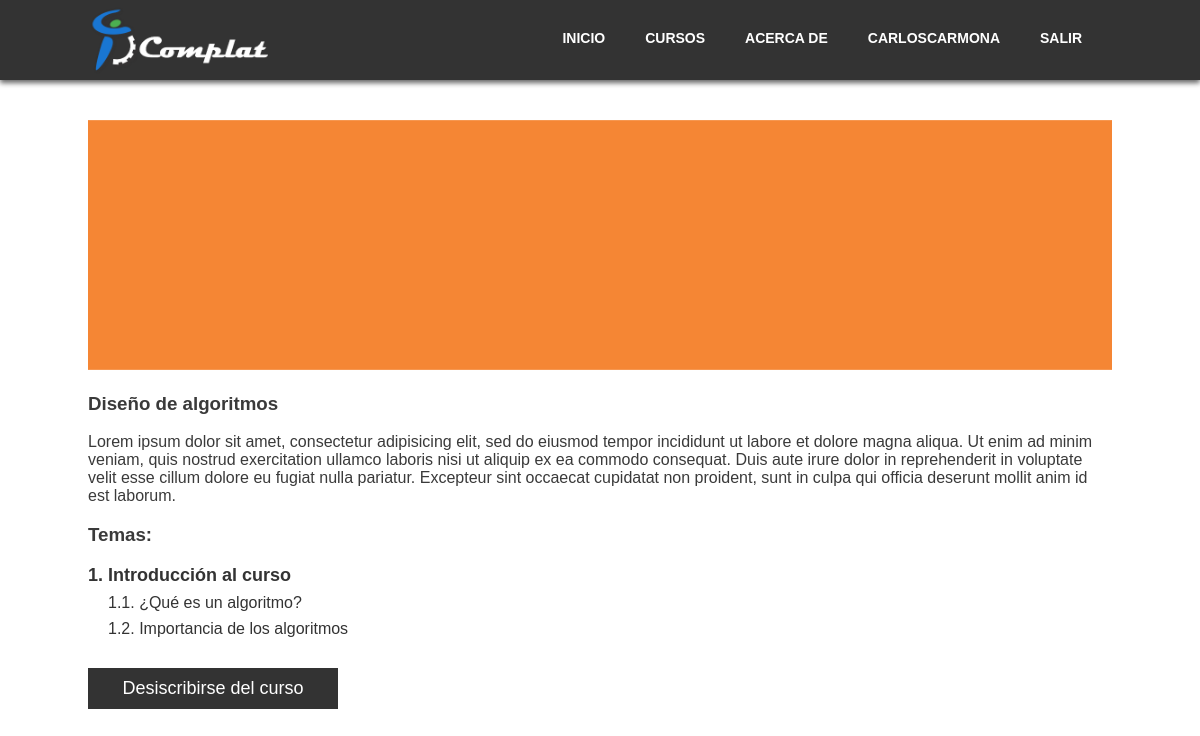
Screenshot of /?view=algorithms (signed in) with the database file from the repository.
### tables this page shows
CREATE TABLE `user` (
  `id_user` bigint(255) NOT NULL PRIMARY KEY AUTO_INCREMENT,
  `user` varchar(25)  NOT NULL,
  `pass` varchar(200)  NOT NULL,
  `email` varchar(255)  NOT NULL,
  `permiso` int(1) NOT NULL DEFAULT '0',
  `activo` int(1) NOT NULL DEFAULT '0',
  `keyreg` varchar(120)  NOT NULL DEFAULT '',
  `keypass` varchar(50)  NOT NULL DEFAULT '',
  `new_pass` varchar(50) NOT NULL DEFAULT ''
);

CREATE TABLE `course` (
  `id_course` int(11) PRIMARY KEY AUTO_INCREMENT,
  `course_name` varchar(80)  DEFAULT NULL,
  `description` varchar(250)  DEFAULT NULL,
  `description_detailed` varchar(500)  NOT NULL,
  `type` varchar(50) NOT NULL,
  `course_path` varchar(100)  NOT NULL,
  `image_path` varchar(200)  DEFAULT NULL,
  `image_main_path` varchar(100) NOT NULL,
  `video_intro_path` varchar(500) DEFAULT NULL
);

CREATE TABLE `course_index` (
  `id_course_index` int(11) NOT NULL PRIMARY KEY AUTO_INCREMENT,
  `id_course` int(11) NOT NULL,
  `title` varchar(250) DEFAULT NULL,
  `subitem` tinyint(4) NOT NULL DEFAULT '1',
  `link_title` varchar(200) DEFAULT NULL,
  `link_video` varchar(250) DEFAULT NULL,
  `topic_number` int(11) DEFAULT NULL,
   FOREIGN KEY (id_course) REFERENCES course (id_course)
);

### core/controllers/algorithmsController.php (called while the page is built)
<?php
  include('html/courses/algorithms/index_course_algorithms.php');
?>

### core/bin/functions/Users.php (called while the page is built, shortened)
<?php
  function Users(){
    $db = new Conexion();
    $sql = $db->query("SELECT * FROM user;");
    if($db->rows($sql) > 0){
      while($d = $db->recorrer($sql)){
        $users[$d['id_user']] = array(
          'id_user' => $d['id_user'],
          'user' => $d['user'],
          'pass' => $d['pass'],
          'permiso' => $d['permiso'],
          'activo' => $d['activo']
        );
      }
    } else{
      $users = false;
    }
    return $users;
  }
?>

### core/core.php (called while the page is built, shortened)
<?php
  require('core/models/class.Conexion.php');
  require('core/bin/functions/Users.php');
  $users = Users();
?>

### core/models/class.Conexion.php (called while the page is built, shortened)
<?php
  Class Conexion extends mysqli{
    public function rows($query){
      return mysqli_num_rows($query);
    }
    public function liberar($query){
      return mysqli_free_result($query);
    }
    public function recorrer($query){
      return mysqli_fetch_array($query);
    }
  }
?>

### html/courses/algorithms/login/algorithms.php (the view, shortened to what this page needs)
<?php
	$id_user = $users[$_SESSION['app_id']]['id_user'];
	$db = new Conexion();
	$sql = $db->query("SELECT * FROM course_index WHERE id_course = '1';");
	$sql2= $db->query("SELECT * FROM course WHERE id_course = '1' LIMIT 1;");
	$sql3 = $db->query("SELECT id_course FROM rel_user_course_score WHERE id_user = '$id_user' AND id_course = '1' LIMIT 1");
	$sql4 = $db->query("SELECT * FROM rel_advance WHERE id_user = '$id_user';");
	if($db->rows($sql) > 0){
		if($db->rows($sql2) > 0){
			$datos_curso = $db->recorrer($sql2);
			echo '<img src="'.$datos_curso[7].'" alt="'.$datos_curso[1].'" class="course-img-main"/>';
			echo '<h3 class="course-title-main">'.$datos_curso[1].'</h3>';
			echo '<p class="course-main-description">'.$datos_curso[3].'</p>';
			echo '<div class="video-intro-course">'.$datos_curso['video_intro_path'].'<div>';
			echo '<h3>Temas:</h3>';
		}
		if($db->rows($sql3) > 0){
			while ($datos_indice = $db->recorrer($sql)) {
			echo '<ul class="temary">';
			$datos_seen = $db->recorrer($sql4);
			if($datos_indice[6] == $datos_seen[4]){
				if($datos_seen[3] == 1){
					if($datos_indice[3] == 0){
						echo '<li><a href="#" class="temary-a-item">'.$datos_indice[2].'</a><span class="course-taken-icon"></span></li>';
					}else{
						echo '<li class="temary-subitem"></span><a href="#" class="temary-a-subitem">'.$datos_indice[2].'</a><span class="course-taken-icon"></li>';
					}
				}else{
					if($datos_indice[3] == 0){
						echo '<li><a href="#" class="temary-a-item">'.$datos_indice[2].'</a></li>';
					}else{
						echo '<li class="temary-subitem"></span><a href="#" class="temary-a-subitem">'.$datos_indice[2].'</a></li>';
					}
				}
			}
			echo '</ul>';
		}
		echo '<a href="#" value="#" id="btn_unsuscribe" class="btn-unsuscribe">Desiscribirse del curso</a>';
		}
	}
?>

### html/overall/header.php (shortened to what this page needs)
<header>
	<?php
		if(isset($_SESSION['app_id'])){
			echo '<div class="container-header">
					<a href="?view=home"><img src="views/img/complat_logo.png" alt="Complat" class="complat-logo"></a>
					<nav class="nav-desktop">
						<ul>
							<li><a href="?view=logout">SALIR</a></li>
							<li><a href="?view=perfil&id='.$_SESSION['app_id'].'">'.strtoupper($users[$_SESSION['app_id']]['user']).'</a></li>
							<li><a href="?view=about">ACERCA DE</a></li>
							<li><a href="?view=courses">CURSOS</a></li>
							<li><a href="?view=home">INICIO</a></li>
						</ul>
					</nav>
				</div>
					<nav class="nav-movil" id="nav_movil">
  						<ul>
							<li><a href="?view=perfil&id='.$_SESSION['app_id'].'">'.strtoupper($users[$_SESSION['app_id']]['user']).'</a></li>
							<li><a href="?view=home">INICIO</a></li>
							<li><a href="?view=about">ACERCA DE</a></li>
							<li><a href="?view=courses">CURSOS</a></li>
							<li><a href="?view=logout">SALIR</a></li>
  						</ul>
					</nav>';
		}
	?>
</header>

### views/css/estilo.css (style rules this page uses)
html { font-family:sans-serif;-ms-text-size-adjust:100%;-webkit-text-size-adjust:100% }
body { margin:0 }
article,aside,details,figcaption,figure,footer,header,hgroup,main,menu,nav,section,summary { display:block }
a { background-color:transparent }
img { border:0 }
body { font-family:'Source Sans Pro',sans-serif;font-size:16px;color:#3a3a3a }
header { background:#333;height:80px;position:fixed;top:0;left:0;width:100%;-webkit-box-shadow:0 3px 5px 0 rgba(50,50,50,0.75);-moz-box-shadow:0 3px 5px 0 rgba(50,50,50,0.75);box-shadow:0 3px 5px 0 rgba(50,50,50,0.75);z-index:4 }
.container-header { height:80px;margin:auto;position:relative;width:1024px;z-index:2 }
.complat-logo { left:0;position:absolute;top:5px;width:180px }
.nav-desktop { height:80px;list-style:none;position:absolute;right:0;width:800px;font-weight:bold;font-size:14px }
.nav-desktop ul { bottom:0;box-sizing:border-box;height:60px;list-style:none;margin-bottom:auto;margin-top:auto;padding:20px 10px 10px 10px;position:absolute;top:0;width:100% }
.nav-desktop ul li { display:inline-block;float:right }
.nav-desktop ul li a { box-sizing:border-box;color:#fff;font-style:lighter;padding:20px 20px 20px 20px;text-align:center;text-decoration:none; }
.btn-unsuscribe { background:#333;color:#fff;display:inline-block;font-size:18px;padding:10px 0;text-align:center;width:250px;text-decoration:none;margin-top:30px; }
.temary { list-style:none;padding:0;margin:0 }
.temary li { margin-top:8px }
.temary-subitem { margin-left:20px }
.temary-a-item { text-decoration:none;color:#333;font-size:18px;font-weight:bold }
.temary-a-subitem { text-decoration:none;color:#333;font-size:16px;font-weigh:lighter }
.video-intro-course { height:0;padding-bottom:56.25%;position:relative;display:block }

### rows the page displays
user: user "CARLOSCARMONA"
course: image_main_path (picture), course_name "Diseño de algoritmos", description_detailed "Lorem ipsum dolor sit amet, consectetur adipisicing elit, sed do eiusmod tempor incididunt ut labore et dolore magna aliqua. Ut enim ad minim veniam, quis nostrud exercitation ullamco laboris nisi ut aliquip ex ea commodo consequat. Duis aute irure dolor in reprehenderit in voluptate velit esse cillum dolore eu fugiat nulla pariatur. Excepteur sint occaecat cupidatat non proident, sunt in culpa qui officia deserunt mollit anim id est laborum."
course_index: title "1. Introducción al curso"
course_index: title "1.1. ¿Qué es un algoritmo?"
course_index: title "1.2. Importancia de los algoritmos"
